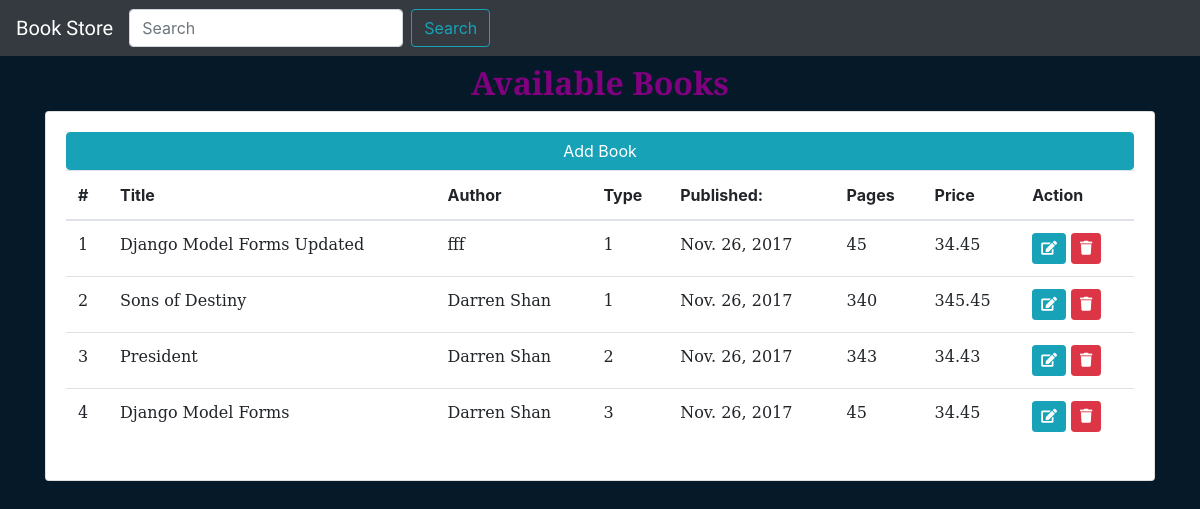
/, run on an earlier commit of the app's database.
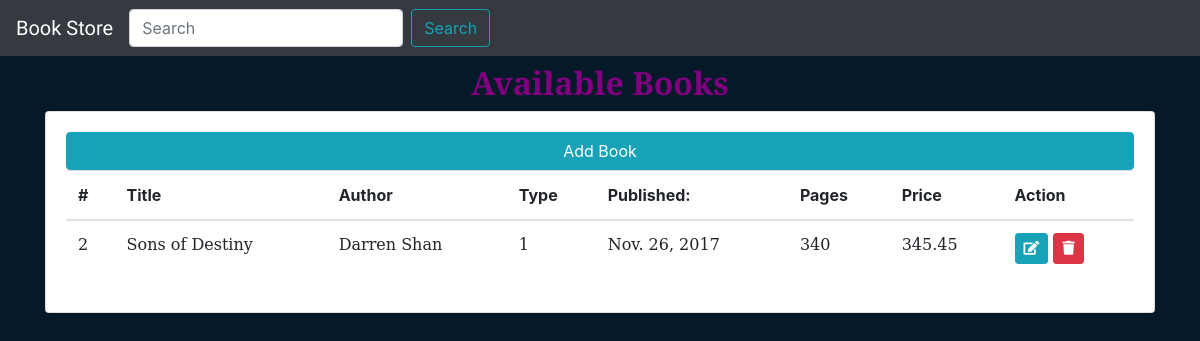
And on a later commit of the database.
### bookcrud/models.py (models this page shows, shortened)
class Book(models.Model):
    HARDCOVER = 1
    PAPERBACK = 2
    EBOOK = 3
    BOOK_TYPES = (
        (HARDCOVER, 'Hardcover'),
        (PAPERBACK, 'Paperback'),
        (EBOOK, 'E-book'),
    )
    title = models.CharField(max_length=50)
    published = models.DateField(null=True)
    author = models.CharField(max_length=30, blank=True)
    price = models.DecimalField(max_digits=5, decimal_places=2)
    pages = models.IntegerField(blank=True, null=True)
    book_type = models.PositiveSmallIntegerField(choices=BOOK_TYPES)

### bookcrud/views.py (the view)
# urls.py: path('', views.index, name='index'),
def index(request):
    books = Book.objects.all()
    return render(request, 'bookcrud/index.html',
                  {'books': books})

### bookcrud/templates/bookcrud/index.html (shortened to what this page needs)
{% extends 'bookcrud/base.html' %}
{% load static %}
{% block content %}
    <h2 class="text-capitalize text-center m-2" style="font-family: 'Bree Serif'; color: purple;"><b>Available Books</b></h2>
    <div class="card card-body">
    <button type="button" class="btn btn-info js-create-book" data-url="{% url 'bookcrud:create-book' %}">Add Book</button>
    <table class="table" id="book-table">
        <thead>
            <tr>
                <th>#</th>
                <th>Title</th>
                <th>Author</th>
                <th>Type</th>
                <th>Published:</th>
                <th>Pages</th>
                <th>Price</th>
                <th>Action</th>
            </tr>
        </thead>
        <tbody>
            {% include 'bookcrud/includes/partial-book-list.html' %}
        </tbody>
    </table>
    </div>
{% endblock %}

### bookcrud/templates/bookcrud/includes/partial-book-list.html
{% for book in books %}
            <tr style="font-family: 'DejaVu Serif';">
            <td>{{ book.id }}</td>
            <td>{{ book.title }}</td>
            <td>{{ book.author }}</td>
            <td>{{ book.book_type }}</td>
            <td>{{ book.published }}</td>
            <td>{{ book.pages }}</td>
            <td>{{ book.price }}</td>
            <td>
                <button class="btn btn-info btn-sm js-update-book" data-url="{% url 'bookcrud:update-book' book.id %}">
                    <i class="fas fa-edit"></i>
                </button>
                <button class="btn btn-danger btn-sm js-delete-book" data-url="{% url 'bookcrud:delete-book' book.id %}">
                    <i class="fas fa-trash"></i>
                </button>
            </td>
            </tr>
        {% endfor %}

What changed in the data, as far as the page shows it:
removed Book: id "1", title "Django Model Forms Updated", author "fff", book_type "1", published "Nov. 26, 2017", pages "45", price "34.45"
removed Book: id "3", title "President", author "Darren Shan", book_type "2", published "Nov. 26, 2017", pages "343", price "34.43"
removed Book: id "4", title "Django Model Forms", author "Darren Shan", book_type "3", published "Nov. 26, 2017", pages "45", price "34.45"
